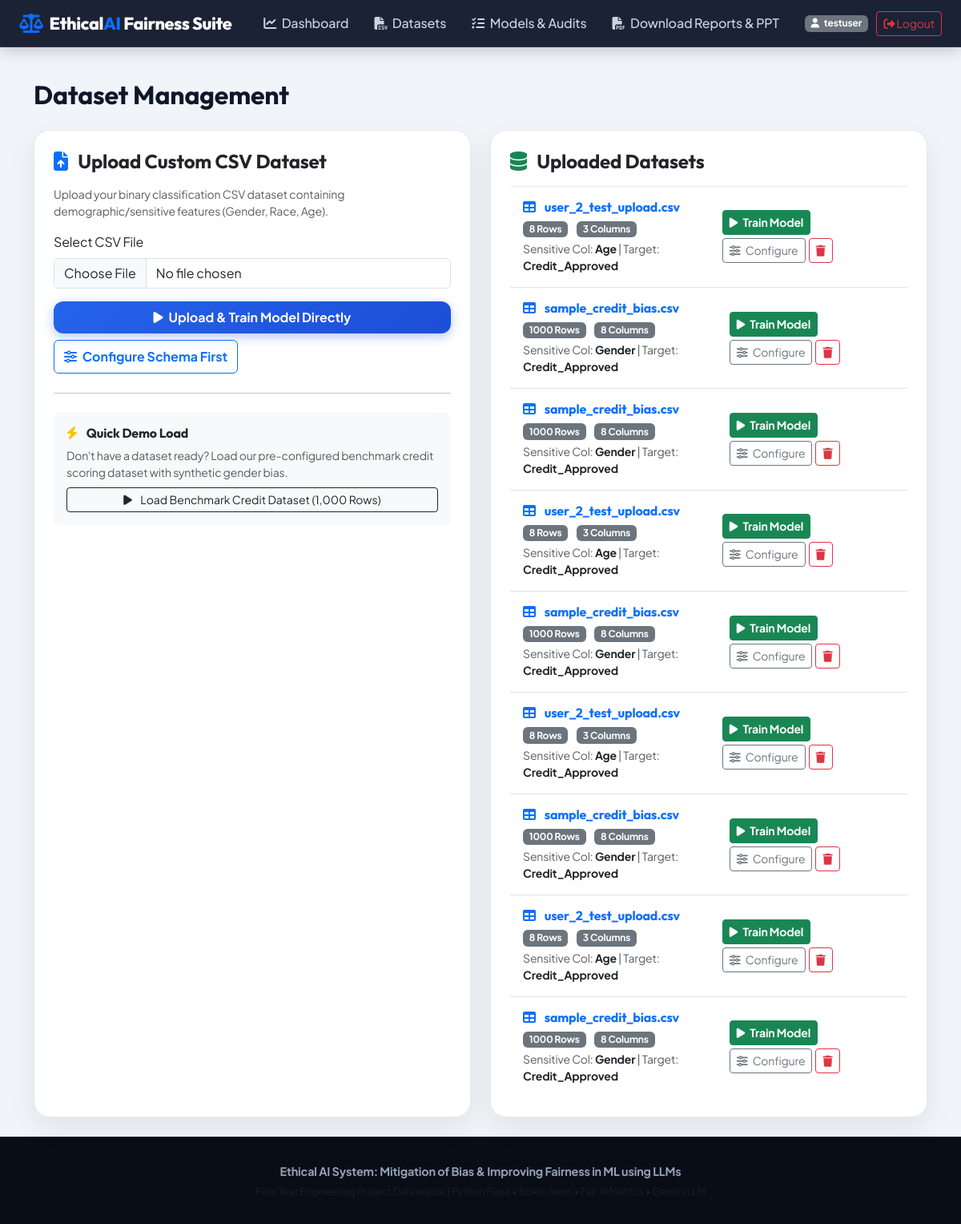
Page /upload (signed in) on the committed database.
### tables this page shows
CREATE TABLE datasets (
    id INTEGER PRIMARY KEY AUTOINCREMENT,
    user_id INTEGER NOT NULL,
    filename VARCHAR(255) NOT NULL,
    filepath VARCHAR(255) NOT NULL,
    row_count INTEGER DEFAULT 0,
    column_count INTEGER DEFAULT 0,
    target_column VARCHAR(100),
    sensitive_column VARCHAR(100),
    privileged_group VARCHAR(100),
    unprivileged_group VARCHAR(100),
    uploaded_at TIMESTAMP DEFAULT CURRENT_TIMESTAMP, csv_content TEXT,
    FOREIGN KEY (user_id) REFERENCES users(id) ON DELETE CASCADE
);

### app.py (the view)
@app.route('/upload')
@login_required
def upload_page():
    datasets = get_user_datasets(session['user_id'])
    return render_template('upload.html', datasets=datasets)

### app.py (called while the page is built)
def login_required(f):
    from functools import wraps
    @wraps(f)
    def decorated_function(*args, **kwargs):
        if 'user_id' not in session:
            flash('Please log in to access this page.', 'warning')
            return redirect(url_for('login_page'))
        return f(*args, **kwargs)
    return decorated_function

### models/auth.py (called while the page is built)
def get_db_connection():
    conn = sqlite3.connect(Config.DATABASE_PATH)
    conn.row_factory = sqlite3.Row
    return conn

### models/dataset_manager.py (called while the page is built)
def get_user_datasets(user_id):
    conn = get_db_connection()
    cursor = conn.cursor()
    cursor.execute("SELECT * FROM datasets WHERE user_id = ? ORDER BY uploaded_at DESC", (user_id,))
    datasets = cursor.fetchall()
    conn.close()
    return [dict(d) for d in datasets]

### templates/upload.html (shortened to what this page needs)
{% extends "base.html" %}
{% block content %}
<div class="container py-4">
    <h2 class="fw-bold mb-4">Dataset Management</h2>
    <div class="row g-4">
        <div class="col-md-6">
            <div class="card card-custom p-4 h-100">
                <h4 class="fw-bold mb-3"><i class="fa-solid fa-file-arrow-up text-primary me-2"></i> Upload Custom CSV Dataset</h4>
                <p class="text-muted small">Upload your binary classification CSV dataset containing demographic/sensitive features (Gender, Race, Age).</p>
                <form action="{{ url_for('upload_file') }}" method="POST" enctype="multipart/form-data">
                    <div class="mb-3">
                        <label class="form-label font-weight-bold">Select CSV File</label>
                        <input type="file" name="file" class="form-control" accept=".csv" required>
                    </div>
                    <div class="d-flex gap-2 flex-wrap">
                        <button type="submit" name="action" value="train" class="btn btn-primary-custom flex-grow-1 py-2 fw-bold">
                            <i class="fa-solid fa-play me-1"></i> Upload &amp; Train Model Directly
                        </button>
                        <button type="submit" name="action" value="configure" class="btn btn-outline-primary py-2 fw-bold">
                            <i class="fa-solid fa-sliders me-1"></i> Configure Schema First
                        </button>
                    </div>
                </form>
                <hr class="my-4">
                <div class="bg-light p-3 rounded">
                    <h6 class="fw-bold mb-2"><i class="fa-solid fa-bolt text-warning me-2"></i> Quick Demo Load</h6>
                    <p class="small text-muted mb-2">Don't have a dataset ready? Load our pre-configured benchmark credit scoring dataset with synthetic gender bias.</p>
                    <form action="{{ url_for('load_sample_dataset') }}" method="POST">
                        <button type="submit" class="btn btn-sm btn-outline-dark w-100"><i class="fa-solid fa-play me-2"></i> Load Benchmark Credit Dataset (1,000 Rows)</button>
                    </form>
                </div>
            </div>
        </div>
        <div class="col-md-6">
            <div class="card card-custom p-4 h-100">
                <h4 class="fw-bold mb-3"><i class="fa-solid fa-database text-success me-2"></i> Uploaded Datasets</h4>
                {% if datasets %}
                    <ul class="list-group list-group-flush">
                        {% for ds in datasets %}
                            <li class="list-group-item d-flex justify-content-between align-items-center bg-transparent py-3">
                                <div>
                                    <h6 class="mb-1 fw-bold text-primary"><i class="fa-solid fa-table me-2"></i> {{ ds.filename }}</h6>
                                    <span class="badge bg-secondary me-2">{{ ds.row_count }} Rows</span>
                                    <span class="badge bg-secondary me-2">{{ ds.column_count }} Columns</span>
                                    <div class="small text-muted mt-1">
                                        Sensitive Col: <span class="fw-bold text-dark">{{ ds.sensitive_column or 'Not Set' }}</span> |
                                        Target: <span class="fw-bold text-dark">{{ ds.target_column or 'Not Set' }}</span>
                                    </div>
                                </div>
                                <div class="d-flex gap-1 align-items-center flex-wrap">
                                    <a href="{{ url_for('train_page', dataset_id=ds.id) }}" class="btn btn-sm btn-success fw-bold" title="Train model directly">
                                        <i class="fa-solid fa-play me-1"></i> Train Model
                                    </a>
                                    <a href="{{ url_for('preprocess_page', dataset_id=ds.id) }}" class="btn btn-sm btn-outline-secondary" title="Configure columns">
                                        <i class="fa-solid fa-sliders me-1"></i> Configure
                                    </a>
                                    <button class="btn btn-sm btn-outline-danger" title="Delete dataset" onclick="confirmDelete({{ ds.id }}, '{{ ds.filename|replace("'", "\\'") }}')">
                                        <i class="fa-solid fa-trash"></i>
                                    </button>
                                </div>
                            </li>
                        {% endfor %}
                    </ul>
                {% else %}
                    <div class="text-center py-5 text-muted">
                        <i class="fa-solid fa-inbox fa-3x mb-3"></i>
                        <p>No datasets available. Upload a CSV or load the benchmark credit dataset.</p>
                    </div>
                {% endif %}
            </div>
        </div>
    </div>
</div>
{% endblock %}

### static/css/style.css (style rules this page uses)
:root { --primary-color: #3b82f6; --primary-hover: #2563eb; --secondary-color: #0f172a; --accent-glow: rgba(59, 130, 246, 0.25); --success-color: #10b981; --warning-color: #f59e0b; --danger-color: #ef4444; --bg-gradient: linear-gradient(135deg, #090d16 0%, #0f172a 50%, #1e1b4b 100%); --card-bg: rgba(255, 255, 255, 0.96); --card-border: rgba(226, 232, 240, 0.9); --card-shadow: 0 12px 32px rgba(15, 23, 42, 0.08); }
body { font-family: 'Plus Jakarta Sans', system-ui, -apple-system, sans-serif; background: #f1f5f9; color: #0f172a; min-height: 100vh; display: flex; flex-direction: column; letter-spacing: -0.01em; }
h1, h2, h3, h4, h5, h6, .hero-title, .navbar-brand { font-family: 'Outfit', sans-serif; }
.card-custom { background: var(--card-bg); border: 1px solid var(--card-border); border-radius: 1.25rem; box-shadow: var(--card-shadow); transition: transform 0.25s ease, box-shadow 0.25s ease, border-color 0.25s ease; }
.btn-primary-custom { background: linear-gradient(135deg, #2563eb 0%, #1d4ed8 100%); color: white; border: none; padding: 0.65rem 1.5rem; border-radius: 0.75rem; font-weight: 700; box-shadow: 0 4px 14px rgba(37, 99, 235, 0.35); transition: all 0.25s cubic-bezier(0.4, 0, 0.2, 1); }

### rows in the picture
datasets: filename "user_2_test_upload.csv", row_count "8", column_count "3", sensitive_column "Age", target_column "Credit_Approved"
datasets: filename "sample_credit_bias.csv", row_count "1000", column_count "8", sensitive_column "Gender", target_column "Credit_Approved"
datasets: filename "sample_credit_bias.csv", row_count "1000", column_count "8", sensitive_column "Gender", target_column "Credit_Approved"
datasets: filename "user_2_test_upload.csv", row_count "8", column_count "3", sensitive_column "Age", target_column "Credit_Approved"
datasets: filename "sample_credit_bias.csv", row_count "1000", column_count "8", sensitive_column "Gender", target_column "Credit_Approved"
datasets: filename "user_2_test_upload.csv", row_count "8", column_count "3", sensitive_column "Age", target_column "Credit_Approved"
datasets: filename "sample_credit_bias.csv", row_count "1000", column_count "8", sensitive_column "Gender", target_column "Credit_Approved"
datasets: filename "user_2_test_upload.csv", row_count "8", column_count "3", sensitive_column "Age", target_column "Credit_Approved"
datasets: filename "sample_credit_bias.csv", row_count "1000", column_count "8", sensitive_column "Gender", target_column "Credit_Approved"

### other values in the picture
{{ session.username }} "testuser"
